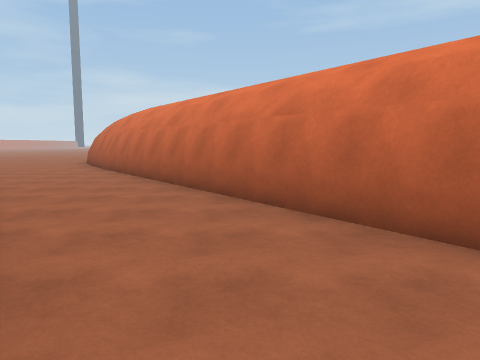
View 1 (above)

24 first-person views from a walk through a scene from a Unity 3-D project. The camera is 1.5 m above the floor, tilts 6° down and sees 70° across. The floor is counted in squares, 2 m on a side. Each view is taken from the middle of a square. On the plan, view 1 faces up. The plan holds only what a view shows up to about 11 squares ahead; the rest is blank. The place goes on beyond the plan. Surface patterns are stand-ins for the level's own textures.

View 2
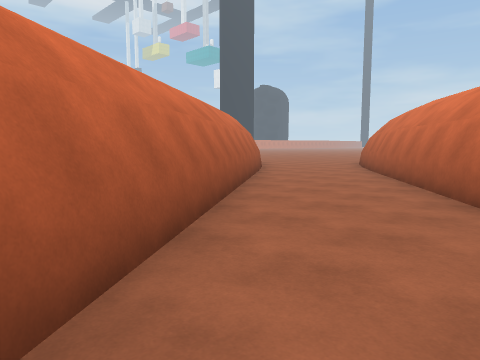

View 3
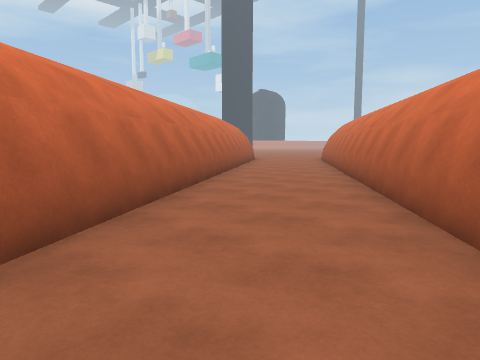

View 4
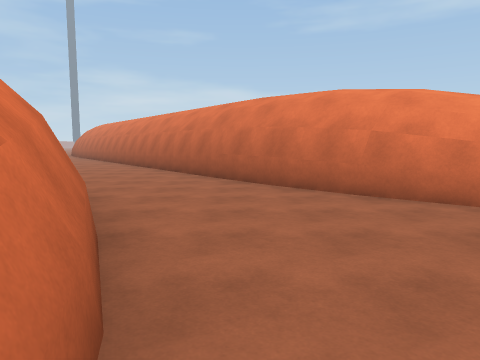

View 5
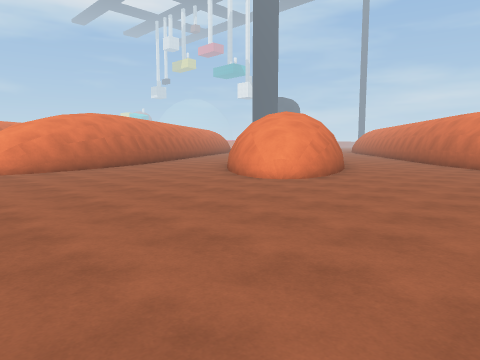

View 6
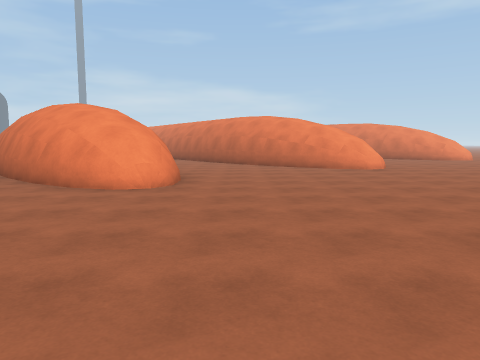

View 7
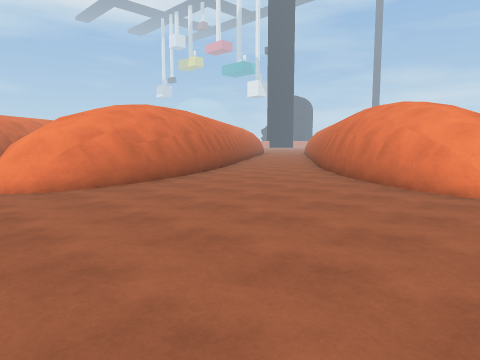

View 8
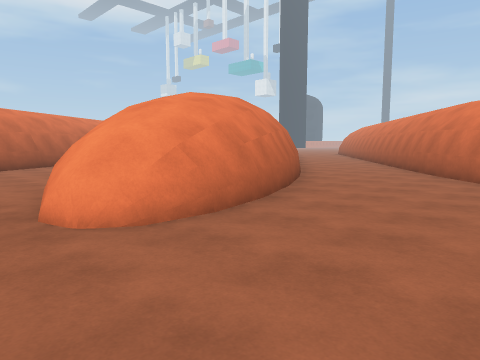

View 9
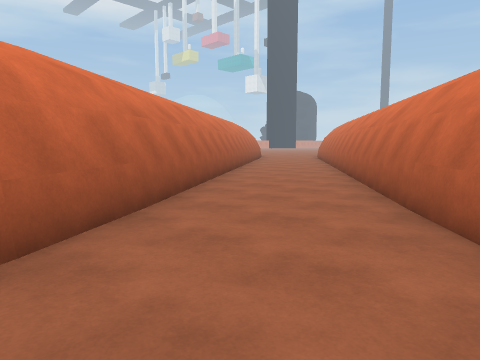

View 10
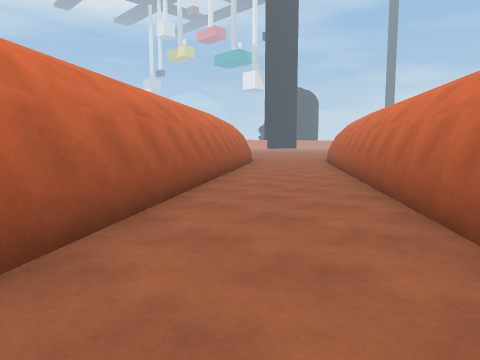

View 11
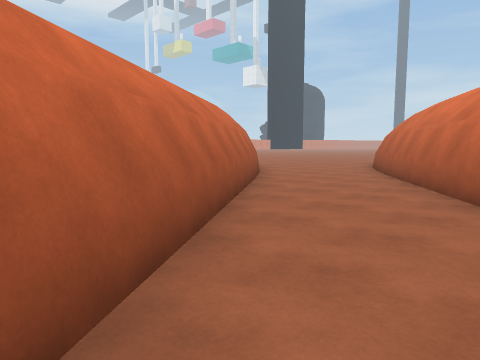

View 12
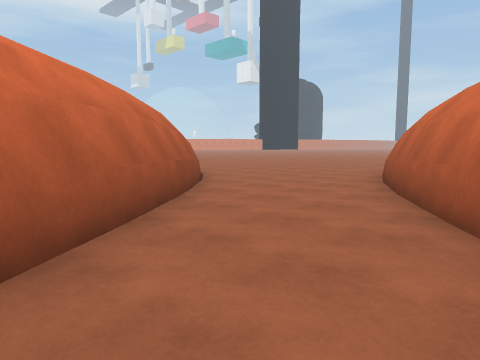

View 13
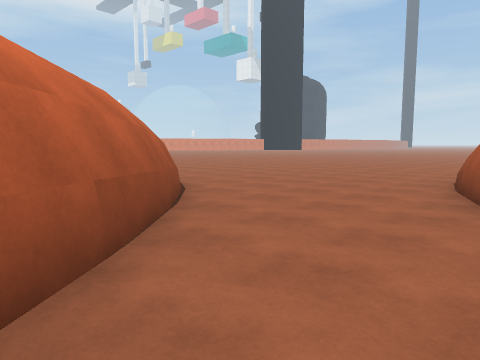

View 14
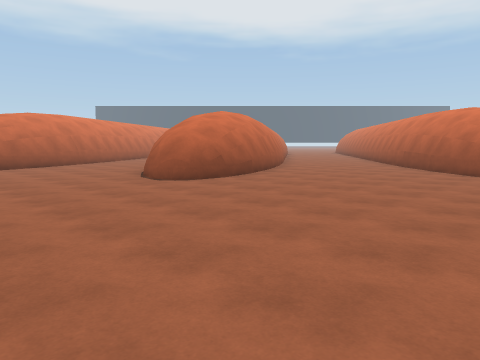

View 15
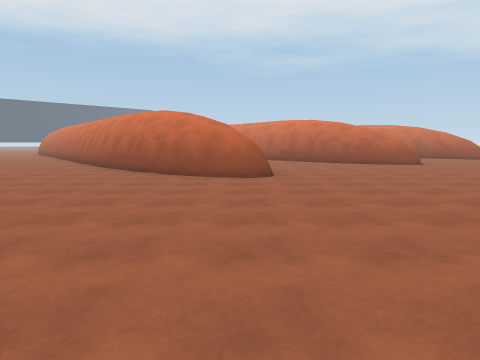

View 16
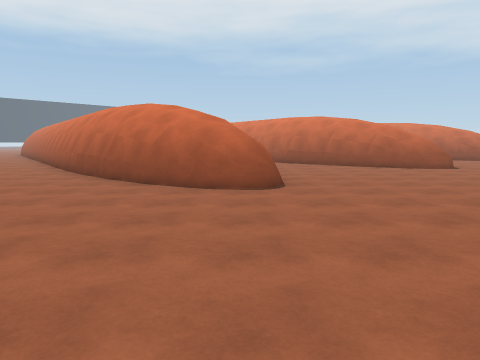

View 17
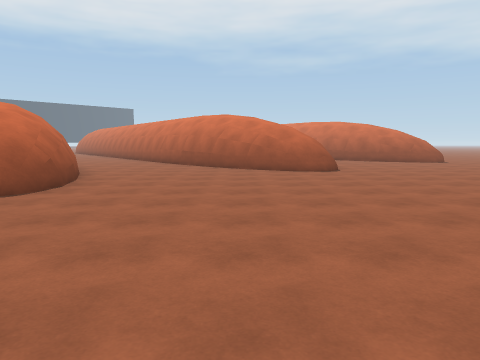

View 18
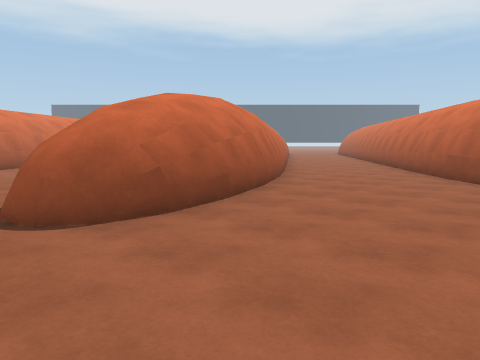

View 19
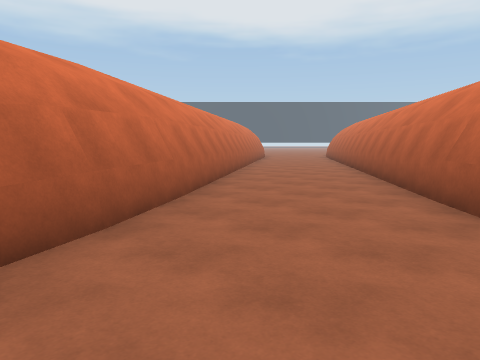

View 20
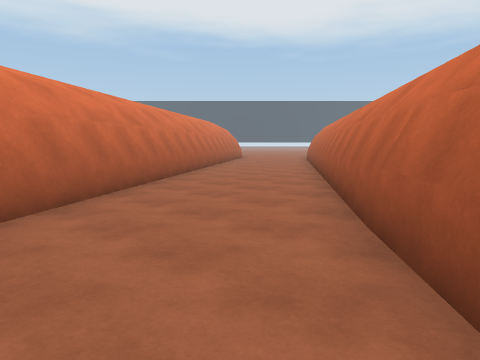

View 21
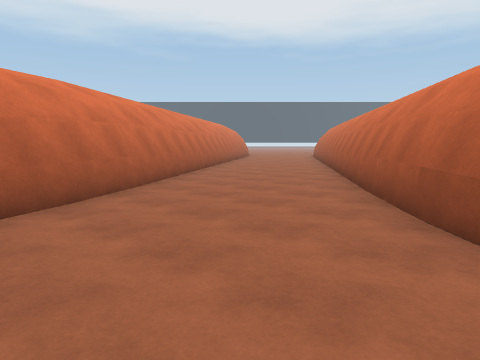

View 22
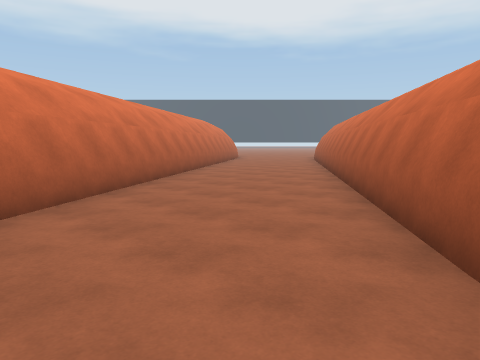

View 23
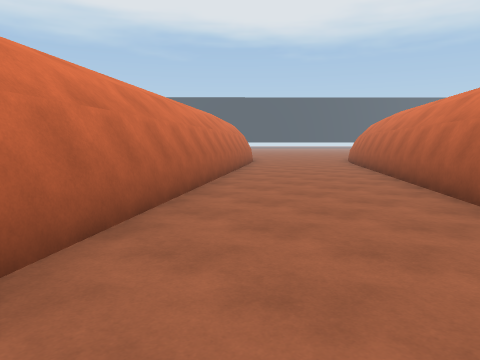

View 24
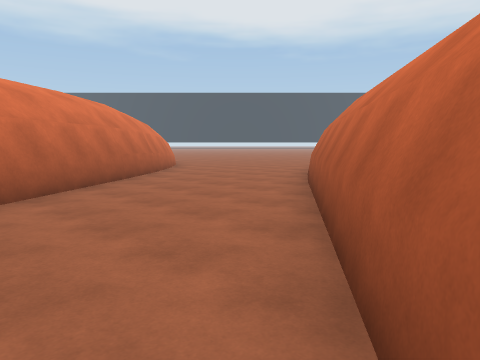

### Floor plan
Key: @ floor where view 1 was taken; # wall or solid block; . floor; = window, fence, low wall or low ledge; ^ raised ledge.
Columns run from 32 left of view 1 to 10 right of it. Each row starts with its distance up from view 1.
 13                .....
 12         ....  ......       ##
 11         ............#    ...#
 10        .............#    ...##
  9       ..............##   #...##
  8     . .........^.....##  #....##
  7    ...........###.....#  ##....#
  6   ............#####...##  ##...##
  5   .............#  #....##  ##...##
  4  ..............## ##....#   #....##
  3 ........^#......#  ##...##  ##....#
  2 ........###.....##  ##...##  ##...##
  1 ........# ##.....##  #....##  ##...##
  0 ........## ##.....#  ##....#   #@...#
 -1 .........#  ##....##  ##...##  ##...##
 -2 .=##.....##  ##....##  ##...##  ##...##
 -3 .. ##.....#   #.....##  #....##  #....##
 -4     ##....##  ##.....#  ##....#    ....##
 -5      ##....##  ##....##  ##...##    ....###
 -6       ##....##  ##....##  ##...##  #......=
 -7        ##....#   #.....#   #....## ##......
 -8         ##...##  ##....##  ##....## #......
 -9          #....##  ##....##  ##....###......
-10          ##....#   #.....##  #.....##......
-11           ##..     ##.....#  ##............
-12            #.       ##....##  #...........
-13            ##        ##....#  ##..........
-14                       #...... ##..........
-15                         ......^...........
-16                                ...........

Where each view was taken, in squares from view 1:
view 1: 0 up, 0 right, facing up
view 2: 1 up, 0 right, facing up-left
view 3: 3 down, 4 right, facing up-left
view 4: 9 down, 5 right, facing up
view 5: 16 down, 9 right, facing up-left
view 6: 16 down, 6 right, facing up
view 7: 16 down, 5 right, facing up-left
view 8: 16 down, 2 right, facing up-left
view 9: 10 down, 0 right, facing up-left
view 10: 6 down, 3 left, facing up-left
view 11: 2 down, 7 left, facing up-left
view 12: 2 up, 9 left, facing up-left
view 13: 4 up, 11 left, facing up-left
view 14: 12 up, 24 left, facing down-right
view 15: 11 up, 24 left, facing down
view 16: 9 up, 24 left, facing down
view 17: 8 up, 28 left, facing down
view 18: 4 up, 28 left, facing down-right
view 19: 1 down, 26 left, facing down-right
view 20: 3 down, 26 left, facing down-right
view 21: 4 up, 21 left, facing down-right
view 22: 1 up, 19 left, facing down-right
view 23: 1 down, 16 left, facing down-right
view 24: 7 down, 14 left, facing down-right
